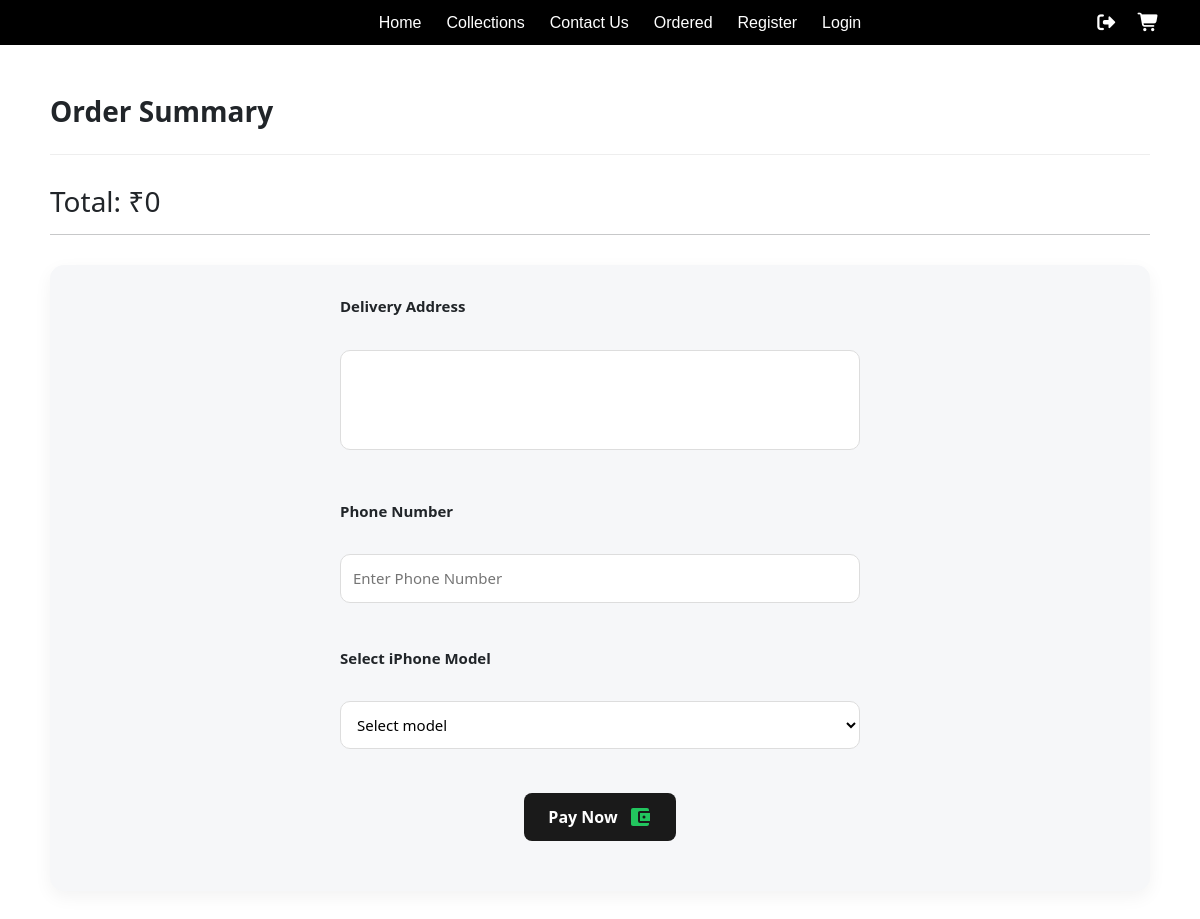
The page /purchase/ (signed in) on the database as committed earlier.
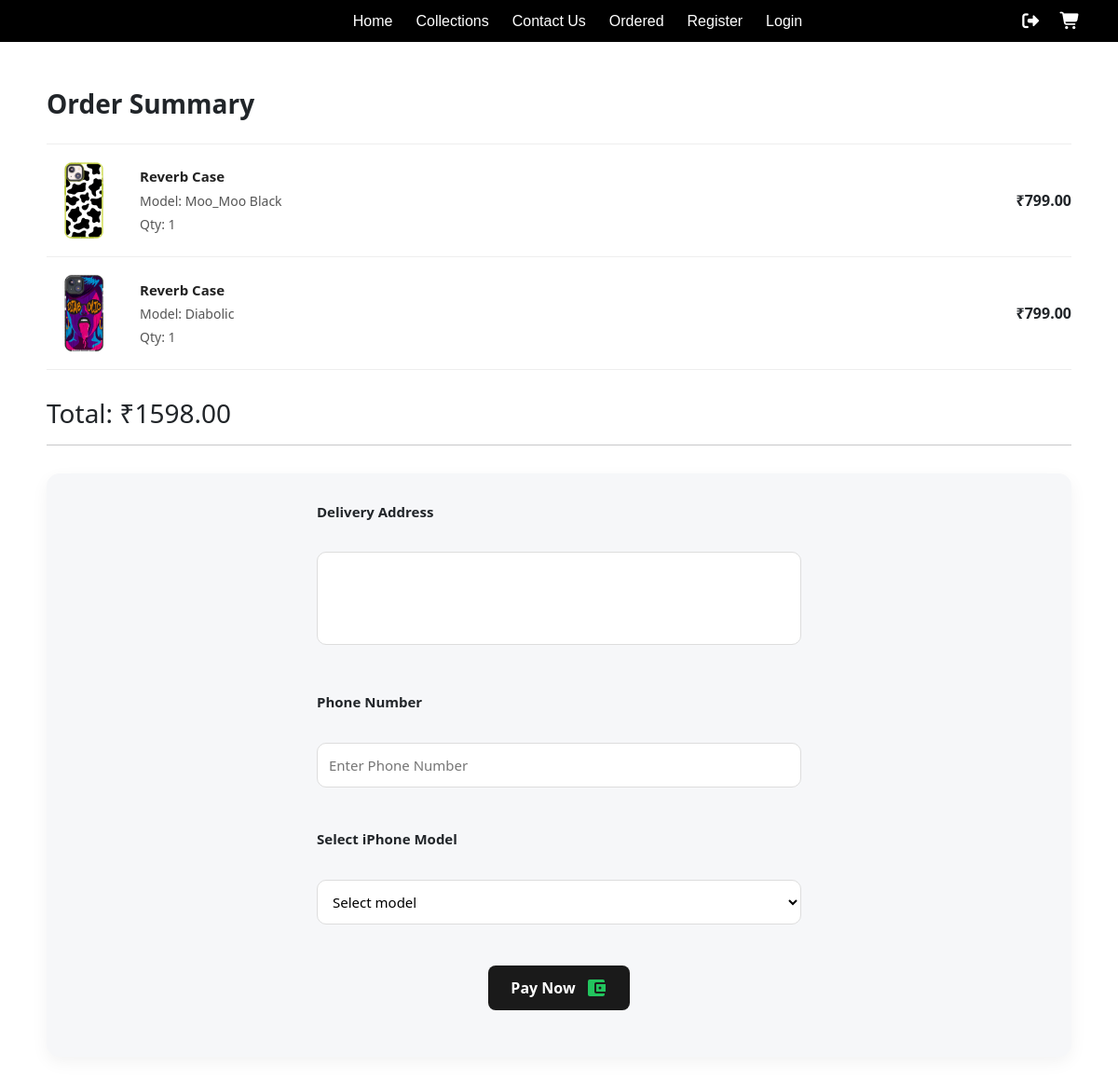
The same page on the database as committed later.
### app1/models.py (models this page shows, shortened)
class Cart(models.Model):
    user=models.ForeignKey(User,on_delete=models.CASCADE)
    product=models.ForeignKey(Product,on_delete=models.CASCADE)
    quantity=models.IntegerField(default=1)
    cover=models.ImageField(null=True,blank=True)

class Product(models.Model):
    name=models.CharField(max_length=100)
    model=models.CharField(max_length=100)
    category=models.CharField(max_length=100)
    price=models.DecimalField(max_digits=6,decimal_places=2)
    cover=models.ImageField(upload_to='covers/',blank=True,null=True)

### app1/views.py (the view, shortened to what this page needs)
# urls.py: path('purchase/',views.purchase_view,name='purchase'),
@login_required
def purchase_view(request):
    cart_items=Cart.objects.filter(user=request.user)
    total=sum(item.product.price * item.quantity for item in cart_items )
    return render(request,'purchase.html',{'cart_items':cart_items,'total':total})

### app1/templates/purchase.html (shortened to what this page needs)
{% extends 'nav.html' %}
{% load static %}
{% block extra_css %}
<link rel="stylesheet" href="{% static 'checkout.css' %}?v={{time}}">
<link rel="stylesheet" href="https://cdnjs.cloudflare.com/ajax/libs/font-awesome/7.0.1/css/all.min.css">
{% endblock %}
{% block content %}
<div class="purchase-all">
<h2>Order Summary</h2>
<div class="order-items">
{% for item in cart_items %}
<div class="order-item">
    {% if item.product.cover %}
        <img src="{{item.product.cover.url}}">
    {% endif %}
    <div class="details">
        <p><strong>{{item.product.name}}</strong></p>
        <p>Model: {{item.product.model}}</p>
        <p>Qty: {{item.quantity}}</p>
    </div>
    <div class="price">
        ₹{{ item.product.price }}
    </div>
</div>
{% endfor %}
</div>
<h3>Total: ₹{{ total }}</h3>
<hr>
<form method="post" action="">
<div class="form-field-group">
  <label>Delivery Address</label><br>
  <textarea name="address" required></textarea><br><br>
  <label>Phone Number</label> <br>
  <input type="tel" placeholder="Enter Phone Number" maxlength="14" pattern="[0-9]{10}" required name="phone"> <br><br>
  <label>Select iPhone Model</label><br>
  <select name="iphone_model" required>
  <option value="">Select model</option>
  </select><br><br>
<button class="pay-btn">
  <span class="btn-text">Pay Now</span>
  <div class="icon-container">
  </div>
</button>
</form>
</div>
{% endblock %}

Rows that differ between the two databases and show on the page:
added Cart: product.cover (picture), product.name "Reverb Case", product.model "Moo_Moo Black", quantity "1", product.price "799.00"
added Cart: product.cover (picture), product.name "Reverb Case", product.model "Diabolic", quantity "1", product.price "799.00"
Other text that changed with them:
{{ total }}: "0" → "1598.00"
